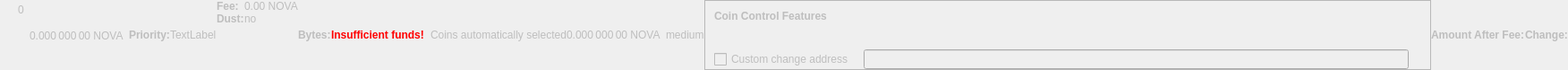
    <widget class="QWidget" name="dummyHideWidget" native="true">
     <property name="enabled">
      <bool>false</bool>
     </property>
     <property name="maximumSize">
      <size>
       <width>100</width>
       <height>22</height>
      </size>
     </property>
     <layout class="QHBoxLayout" name="dummyHideLayout">
      <property name="spacing">
       <number>0</number>
      </property>
      <property name="margin">
       <number>0</number>
      </property>
      <item>
       <layout class="QFormLayout" name="formLayoutCoinControl1">
        <property name="horizontalSpacing">
         <number>10</number>
        </property>
        <property name="verticalSpacing">
         <number>14</number>
        </property>
        <property name="leftMargin">
         <number>10</number>
        </property>
        <property name="topMargin">
         <number>4</number>
        </property>
        <property name="rightMargin">
         <number>6</number>
        </property>
        <item row="0" column="1">
         <widget class="QLabel" name="labelCoinControlBytes">
          <property name="cursor">
           <cursorShape>IBeamCursor</cursorShape>
          </property>
          <property name="contextMenuPolicy">
           <enum>Qt::ActionsContextMenu</enum>
          </property>
          <property name="text">
           <string notr="true">0</string>
          </property>
          <property name="textInteractionFlags">
           <set>Qt::LinksAccessibleByMouse|Qt::TextSelectableByKeyboard|Qt::TextSelectableByMouse</set>
          </property>
         </widget>
        </item>
       </layout>
      </item>
      <item>
       <widget class="QLabel" name="labelCoinControlAfterFee">
        <property name="enabled">
         <bool>false</bool>
        </property>
        <property name="sizePolicy">
         <sizepolicy hsizetype="Fixed" vsizetype="Fixed">
          <horstretch>0</horstretch>
          <verstretch>0</verstretch>
         </sizepolicy>
        </property>
        <property name="minimumSize">
         <size>
          <width>111</width>
          <height>12</height>
         </size>
        </property>
        <property name="maximumSize">
         <size>
          <width>111</width>
          <height>12</height>
         </size>
        </property>
        <property name="cursor">
         <cursorShape>IBeamCursor</cursorShape>
        </property>
        <property name="contextMenuPolicy">
         <enum>Qt::ActionsContextMenu</enum>
        </property>
        <property name="text">
         <string notr="true">0.000 000 00 NOVA</string>
        </property>
        <property name="textInteractionFlags">
         <set>Qt::LinksAccessibleByMouse|Qt::TextSelectableByKeyboard|Qt::TextSelectableByMouse</set>
        </property>
       </widget>
      </item>
      <item>
       <widget class="QLabel" name="labelCoinControlPriorityText">
        <property name="enabled">
         <bool>false</bool>
        </property>
        <property name="font">
         <font>
          <weight>75</weight>
          <bold>true</bold>
         </font>
        </property>
        <property name="text">
         <string>Priority:</string>
        </property>
       </widget>
      </item>
      <item>
       <layout class="QHBoxLayout" name="horizontalLayout">
        <item>
         <widget class="QLabel" name="WarningLabel">
          <property name="text">
           <string>TextLabel</string>
          </property>
         </widget>
        </item>
       </layout>
      </item>
      <item>
       <layout class="QFormLayout" name="formLayoutCoinControl3">
        <property name="horizontalSpacing">
         <number>0</number>
        </property>
        <property name="verticalSpacing">
         <number>0</number>
        </property>
        <property name="leftMargin">
         <number>0</number>
        </property>
        <property name="topMargin">
         <number>0</number>
        </property>
        <property name="rightMargin">
         <number>0</number>
        </property>
        <item row="0" column="0">
         <widget class="QLabel" name="labelCoinControlFeeText">
          <property name="enabled">
           <bool>false</bool>
          </property>
          <property name="font">
           <font>
            <weight>75</weight>
            <bold>true</bold>
           </font>
          </property>
          <property name="text">
           <string>Fee:</string>
          </property>
          <property name="margin">
           <number>0</number>
          </property>
         </widget>
        </item>
        <item row="0" column="1">
         <widget class="QLabel" name="labelCoinControlFee">
          <property name="enabled">
           <bool>false</bool>
          </property>
          <property name="cursor">
           <cursorShape>IBeamCursor</cursorShape>
          </property>
          <property name="contextMenuPolicy">
           <enum>Qt::ActionsContextMenu</enum>
          </property>
          <property name="text">
           <string notr="true">0.00 NOVA</string>
          </property>
          <property name="textInteractionFlags">
           <set>Qt::LinksAccessibleByMouse|Qt::TextSelectableByKeyboard|Qt::TextSelectableByMouse</set>
          </property>
         </widget>
        </item>
        <item row="1" column="0">
         <widget class="QLabel" name="labelCoinControlLowOutputText">
          <property name="enabled">
           <bool>false</bool>
          </property>
          <property name="font">
           <font>
            <weight>75</weight>
            <bold>true</bold>
           </font>
          </property>
          <property name="text">
           <string>Dust:</string>
          </property>
         </widget>
        </item>
        <item row="1" column="1">
         <widget class="QLabel" name="labelCoinControlLowOutput">
          <property name="enabled">
           <bool>false</bool>
          </property>
          <property name="cursor">
           <cursorShape>IBeamCursor</cursorShape>
          </property>
          <property name="contextMenuPolicy">
           <enum>Qt::ActionsContextMenu</enum>
          </property>
          <property name="text">
           <string>no</string>
          </property>
          <property name="textInteractionFlags">
           <set>Qt::LinksAccessibleByMouse|Qt::TextSelectableByKeyboard|Qt::TextSelectableByMouse</set>
          </property>
         </widget>
        </item>
       </layout>
      </item>
      <item>
       <widget class="QLabel" name="labelCoinControlBytesText">
        <property name="enabled">
         <bool>false</bool>
        </property>
        <property name="font">
         <font>
          <weight>75</weight>
          <bold>true</bold>
         </font>
        </property>
        <property name="text">
         <string>Bytes:</string>
        </property>
       </widget>
      </item>
      <item>
       <layout class="QFormLayout" name="formLayoutCoinControl2">
        <property name="horizontalSpacing">
         <number>0</number>
        </property>
        <property name="verticalSpacing">
         <number>0</number>
        </property>
        <property name="leftMargin">
         <number>0</number>
        </property>
        <property name="topMargin">
         <number>0</number>
        </property>
        <property name="rightMargin">
         <number>0</number>
        </property>
       </layout>
      </item>
      <item>
       <layout class="QHBoxLayout" name="horizontalLayoutCoinControl2">
        <property name="spacing">
         <number>0</number>
        </property>
        <property name="bottomMargin">
         <number>0</number>
        </property>
       </layout>
      </item>
      <item>
       <widget class="QLabel" name="labelCoinControlInsuffFunds">
        <property name="enabled">
         <bool>false</bool>
        </property>
        <property name="minimumSize">
         <size>
          <width>0</width>
          <height>0</height>
         </size>
        </property>
        <property name="font">
         <font>
          <weight>75</weight>
          <bold>true</bold>
         </font>
        </property>
        <property name="styleSheet">
         <string notr="true">color:red;font-weight:bold;</string>
        </property>
        <property name="text">
         <string>Insufficient funds!</string>
        </property>
        <property name="margin">
         <number>5</number>
        </property>
       </widget>
      </item>
      <item>
       <layout class="QFormLayout" name="formLayoutCoinControl4">
        <property name="horizontalSpacing">
         <number>0</number>
        </property>
        <property name="verticalSpacing">
         <number>0</number>
        </property>
        <property name="leftMargin">
         <number>0</number>
        </property>
        <property name="topMargin">
         <number>0</number>
        </property>
        <property name="rightMargin">
         <number>0</number>
        </property>
       </layout>
      </item>
      <item>
       <widget class="QLabel" name="labelCoinControlChangeLabel">
        <property name="enabled">
         <bool>false</bool>
        </property>
        <property name="sizePolicy">
         <sizepolicy hsizetype="Preferred" vsizetype="Expanding">
          <horstretch>0</horstretch>
          <verstretch>0</verstretch>
         </sizepolicy>
        </property>
        <property name="minimumSize">
         <size>
          <width>0</width>
          <height>0</height>
         </size>
        </property>
        <property name="text">
         <string/>
        </property>
        <property name="margin">
         <number>3</number>
        </property>
       </widget>
      </item>
      <item>
       <widget class="QLabel" name="labelCoinControlAutomaticallySelected">
        <property name="enabled">
         <bool>false</bool>
        </property>
        <property name="sizePolicy">
         <sizepolicy hsizetype="Fixed" vsizetype="Fixed">
          <horstretch>0</horstretch>
          <verstretch>0</verstretch>
         </sizepolicy>
        </property>
        <property name="minimumSize">
         <size>
          <width>0</width>
          <height>0</height>
         </size>
        </property>
        <property name="maximumSize">
         <size>
          <width>240</width>
          <height>16777215</height>
         </size>
        </property>
        <property name="text">
         <string>Coins automatically selected</string>
        </property>
        <property name="margin">
         <number>5</number>
        </property>
       </widget>
      </item>
      <item>
       <widget class="QLabel" name="labelCoinControlChange">
        <property name="enabled">
         <bool>false</bool>
        </property>
        <property name="sizePolicy">
         <sizepolicy hsizetype="Fixed" vsizetype="Fixed">
          <horstretch>0</horstretch>
          <verstretch>0</verstretch>
         </sizepolicy>
        </property>
        <property name="minimumSize">
         <size>
          <width>111</width>
          <height>0</height>
         </size>
        </property>
        <property name="maximumSize">
         <size>
          <width>111</width>
          <height>16777215</height>
         </size>
        </property>
        <property name="cursor">
         <cursorShape>IBeamCursor</cursorShape>
        </property>
        <property name="contextMenuPolicy">
         <enum>Qt::ActionsContextMenu</enum>
        </property>
        <property name="text">
         <string notr="true">0.000 000 00 NOVA</string>
        </property>
        <property name="textInteractionFlags">
         <set>Qt::LinksAccessibleByMouse|Qt::TextSelectableByKeyboard|Qt::TextSelectableByMouse</set>
        </property>
       </widget>
      </item>
      <item>
       <widget class="QLabel" name="labelCoinControlPriority">
        <property name="enabled">
         <bool>false</bool>
        </property>
        <property name="cursor">
         <cursorShape>IBeamCursor</cursorShape>
        </property>
        <property name="contextMenuPolicy">
         <enum>Qt::ActionsContextMenu</enum>
        </property>
        <property name="text">
         <string>medium</string>
        </property>
        <property name="textInteractionFlags">
         <set>Qt::LinksAccessibleByMouse|Qt::TextSelectableByKeyboard|Qt::TextSelectableByMouse</set>
        </property>
       </widget>
      </item>
      <item>
       <widget class="QFrame" name="frameCoinControl">
        <property name="sizePolicy">
         <sizepolicy hsizetype="Expanding" vsizetype="Expanding">
          <horstretch>0</horstretch>
          <verstretch>0</verstretch>
         </sizepolicy>
        </property>
        <property name="maximumSize">
         <size>
          <width>16777215</width>
          <height>16777215</height>
         </size>
        </property>
        <property name="frameShape">
         <enum>QFrame::StyledPanel</enum>
        </property>
        <property name="frameShadow">
         <enum>QFrame::Sunken</enum>
        </property>
        <layout class="QVBoxLayout" name="verticalLayoutCoinControl2_2">
         <property name="spacing">
          <number>0</number>
         </property>
         <property name="margin">
          <number>0</number>
         </property>
         <item>
          <layout class="QVBoxLayout" name="verticalLayoutCoinControl" stretch="0,0,0,1">
           <property name="spacing">
            <number>0</number>
           </property>
           <property name="leftMargin">
            <number>10</number>
           </property>
           <property name="topMargin">
            <number>10</number>
           </property>
           <item>
            <layout class="QHBoxLayout" name="horizontalLayoutCoinControl1">
             <property name="bottomMargin">
              <number>15</number>
             </property>
             <item>
              <widget class="QLabel" name="labelCoinControlFeatures">
               <property name="enabled">
                <bool>false</bool>
               </property>
               <property name="sizePolicy">
                <sizepolicy hsizetype="Preferred" vsizetype="Maximum">
                 <horstretch>0</horstretch>
                 <verstretch>0</verstretch>
                </sizepolicy>
               </property>
               <property name="font">
                <font>
                 <weight>75</weight>
                 <bold>true</bold>
                </font>
               </property>
               <property name="styleSheet">
                <string notr="true">font-weight:bold;</string>
               </property>
               <property name="text">
                <string>Coin Control Features</string>
               </property>
              </widget>
             </item>
            </layout>
           </item>
           <item>
            <widget class="QWidget" name="widgetCoinControl" native="true">
             <property name="sizePolicy">
              <sizepolicy hsizetype="Preferred" vsizetype="Preferred">
               <horstretch>0</horstretch>
               <verstretch>0</verstretch>
              </sizepolicy>
             </property>
             <property name="minimumSize">
              <size>
               <width>0</width>
               <height>0</height>
              </size>
             </property>
             <property name="styleSheet">
              <string notr="true"/>
             </property>
             <layout class="QHBoxLayout" name="horizontalLayoutCoinControl5_2">
              <property name="margin">
               <number>0</number>
              </property>
              <item>
               <layout class="QHBoxLayout" name="horizontalLayoutCoinControl3">
                <property name="spacing">
                 <number>20</number>
                </property>
                <property name="topMargin">
                 <number>0</number>
                </property>
                <property name="bottomMargin">
                 <number>10</number>
                </property>
               </layout>
              </item>
             </layout>
            </widget>
           </item>
           <item>
            <layout class="QHBoxLayout" name="horizontalLayoutCoinControl4" stretch="0,0,0">
             <property name="spacing">
              <number>12</number>
             </property>
             <property name="sizeConstraint">
              <enum>QLayout::SetDefaultConstraint</enum>
             </property>
             <property name="topMargin">
              <number>5</number>
             </property>
             <property name="rightMargin">
              <number>5</number>
             </property>
             <item>
              <widget class="QCheckBox" name="checkBoxCoinControlChange">
               <property name="enabled">
                <bool>false</bool>
               </property>
               <property name="toolTip">
                <string>If this is activated, but the change address is empty or invalid, change will be sent to a newly generated address.</string>
               </property>
               <property name="text">
                <string>Custom change address</string>
               </property>
              </widget>
             </item>
             <item>
              <widget class="QValidatedLineEdit" name="lineEditCoinControlChange">
               <property name="enabled">
                <bool>false</bool>
               </property>
               <property name="sizePolicy">
                <sizepolicy hsizetype="Expanding" vsizetype="Fixed">
                 <horstretch>0</horstretch>
                 <verstretch>0</verstretch>
                </sizepolicy>
               </property>
              </widget>
             </item>
             <item>
              <widget class="QLabel" name="labelCoinControlChangeLabel_2">
               <property name="sizePolicy">
                <sizepolicy hsizetype="Preferred" vsizetype="Expanding">
                 <horstretch>0</horstretch>
                 <verstretch>0</verstretch>
                </sizepolicy>
               </property>
               <property name="minimumSize">
                <size>
                 <width>0</width>
                 <height>0</height>
                </size>
               </property>
               <property name="text">
                <string/>
               </property>
               <property name="margin">
                <number>3</number>
               </property>
              </widget>
             </item>
            </layout>
           </item>
           <item>
            <spacer name="verticalSpacerCoinControl">
             <property name="orientation">
              <enum>Qt::Vertical</enum>
             </property>
             <property name="sizeHint" stdset="0">
              <size>
               <width>800</width>
               <height>1</height>
              </size>
             </property>
            </spacer>
           </item>
          </layout>
         </item>
        </layout>
       </widget>
      </item>
      <item>
       <widget class="QLabel" name="labelCoinControlAfterFeeText">
        <property name="enabled">
         <bool>false</bool>
        </property>
        <property name="minimumSize">
         <size>
          <width>0</width>
          <height>0</height>
         </size>
        </property>
        <property name="maximumSize">
         <size>
          <width>16777215</width>
          <height>16777215</height>
         </size>
        </property>
        <property name="font">
         <font>
          <weight>75</weight>
          <bold>true</bold>
         </font>
        </property>
        <property name="text">
         <string>Amount After Fee:</string>
        </property>
        <property name="alignment">
         <set>Qt::AlignLeading|Qt::AlignLeft|Qt::AlignVCenter</set>
        </property>
        <property name="margin">
         <number>0</number>
        </property>
       </widget>
      </item>
      <item>
       <widget class="QLabel" name="labelCoinControlChangeText">
        <property name="enabled">
         <bool>false</bool>
        </property>
        <property name="sizePolicy">
         <sizepolicy hsizetype="Preferred" vsizetype="Preferred">
          <horstretch>0</horstretch>
          <verstretch>0</verstretch>
         </sizepolicy>
        </property>
        <property name="minimumSize">
         <size>
          <width>0</width>
          <height>0</height>
         </size>
        </property>
        <property name="maximumSize">
         <size>
          <width>16777215</width>
          <height>16777215</height>
         </size>
        </property>
        <property name="font">
         <font>
          <weight>75</weight>
          <bold>true</bold>
         </font>
        </property>
        <property name="text">
         <string>Change:</string>
        </property>
        <property name="alignment">
         <set>Qt::AlignLeading|Qt::AlignLeft|Qt::AlignVCenter</set>
        </property>
       </widget>
      </item>
     </layout>
    </widget>
